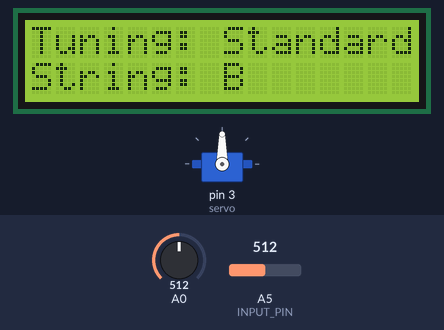
Recording of a sketch running on a simulated Arduino Uno, built with avr-gcc and run on an emulated ATmega328P. On the bench: 16×2 character LCD, servo. The test bench sets the inputs (shaded band); at power-on: A5 (INPUT_PIN) = 512, A0 = 512. What the sketch prints to the serial monitor is not drawn.

Above: at 2.7 s.
2.8 s: A5 (INPUT_PIN) set to 271
5.8 s: A5 (INPUT_PIN) set to 238
At 6.08 s:
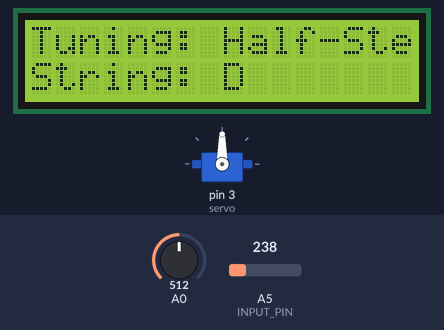
8.6 s: A5 (INPUT_PIN) set to 266
At 9.55 s:
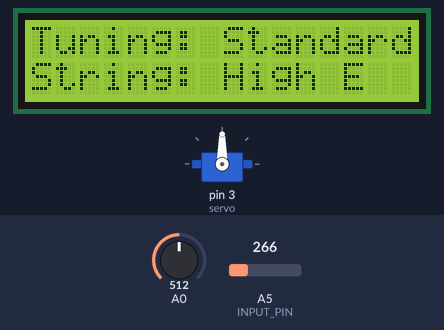
11.6 s: A0 set to 791
13.1 s: A0 set to 814
At 15.6 s:
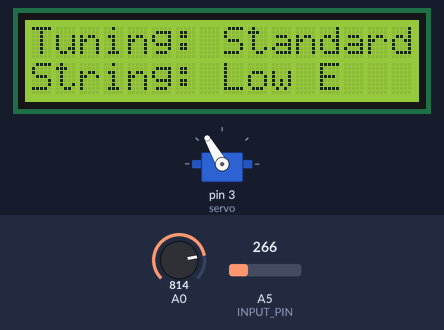
16.1 s: A5 (INPUT_PIN) set to 246
At 17.4 s:
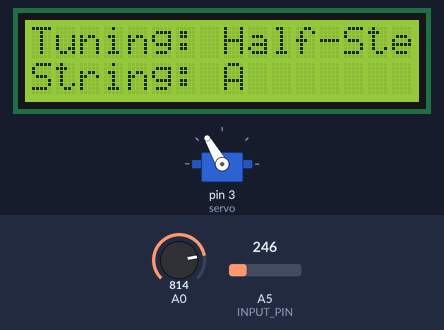
Timing chart, 0 to 20.1 s (numbered marks = the images above; inputs shaded):
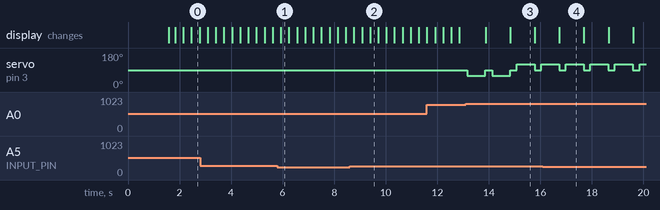

The sketch:

simulatedsensorM2.ino
```cpp
#include <LiquidCrystal.h>
#include <Servo.h>

#define SAMPLES 8  // Further reduce the number of samples
#define SAMPLING_FREQUENCY 2048
#define INPUT_PIN A5

float vReal[SAMPLES]; // Real values array

// LCD Setup: (RS, E, D4, D5, D6, D7)
LiquidCrystal lcd(7, 8, 9, 10, 11, 12);

Servo servo;

// Guitar Tunings
const char tuningNames[][17] = {"Standard", "Half-Step Down", "Drop D"};
const double tuningFrequencies[][6] = {
  {82.41, 110.00, 146.83, 196.00, 246.94, 329.63},  // Standard E
  {77.78, 103.83, 138.59, 185.00, 233.08, 311.13},  // Half-Step Down
  {82.41, 110.00, 146.83, 196.00, 246.94, 329.63}   // Drop D (Low E → D)
};

int tuningIndex = 0;
int stringIndex = 0;
int samplingPeriod;

void setup() {
  Serial.begin(9600);

  // Initialize LCD
  lcd.begin(16, 2);
  lcd.print("Guitar Tuner By:");
  lcd.setCursor(1,0);
  lcd.print("Jaymes Goddard");

  // Button & Servo Setup
  pinMode(INPUT_PIN, INPUT);
  servo.attach(3);

  samplingPeriod = round(1000000 * (1.0 / SAMPLING_FREQUENCY));

  delay(1500);
  displayTuning();
}

void loop() {
  int result = readAnalogButton();
  if (result == 1){
    //tuningbutton
    tuningIndex = (tuningIndex + 1) % 3;
    displayTuning();
  }
  if (result == 2){
    //string button
    stringIndex = (stringIndex + 1) % 6;
    displayTuning();
  }
  Serial.print(result);
  // Run the tuning logic
  double peak = getPeakFrequency();
  Serial.print(peak);
  tuneString(peak, tuningFrequencies[tuningIndex][stringIndex]);
}

// Zero-Crossing Detection to Get Peak Frequency
double getPeakFrequency() {
  Serial.println("Starting getPeakFrequency");
  Serial.print("Available memory before loop: ");
  Serial.println(availableMemory());

  for (int i = 0; i < SAMPLES; i++) {
    vReal[i] = 512 + 100 * sin(2 * PI * i / SAMPLES);  // Simulated sinusoidal data
    Serial.print("vReal[");
    Serial.print(i);
    Serial.print("]: ");
    Serial.println(vReal[i]);

    delayMicroseconds(samplingPeriod);  // Simplified delay with delayMicroseconds
  }
  Serial.println("Finished for loop");

  // Zero-Crossing Detection
  int zeroCrossings = 0;
  for (int i = 1; i < SAMPLES; i++) {
    if ((vReal[i - 1] < 512 && vReal[i] >= 512) || (vReal[i - 1] >= 512 && vReal[i] < 512)) {
      zeroCrossings++;
    }
  }
  Serial.print("Zero crossings: ");
  Serial.println(zeroCrossings);

  double peakFrequency = (zeroCrossings / 2.0) * (SAMPLING_FREQUENCY / SAMPLES);
  Serial.print("Peak frequency: ");
  Serial.println(peakFrequency);

  Serial.println("Finished getPeakFrequency");
  return peakFrequency;
}

// Tuning Logic
void tuneString(double peak, double targetFreq) {
  double tolerance = 2.0;
  if (analogRead(A0) < 805) {
    servo.write(90);
  } else if (peak < targetFreq - tolerance) {
    servo.write(60);
    delay(700);
    servo.write(90);
  } else if (peak > targetFreq + tolerance) {
    servo.write(120);
    delay(700);
    servo.write(90);
  } else {
    displayDone();
  }
}

// Display Current Tuning & String on LCD
void displayTuning() {
  lcd.clear();
  lcd.setCursor(0, 0);
  lcd.print("Tuning: ");
  lcd.print(tuningNames[tuningIndex]);

  const char stringNames[][7] = {"Low E", "A", "D", "G", "B", "High E"};
  lcd.setCursor(0, 1);
  lcd.print("String: ");
  lcd.print(stringNames[stringIndex]);
}

// Show "Tuned" Message
void displayDone() {
  lcd.clear();
  lcd.setCursor(2, 0);
  lcd.print("IN TUNE!");
  delay(1000);
  displayTuning();
}

// Read Buttons
int readAnalogButton() {
  int button = analogRead(INPUT_PIN);
  if (button > 921) return 0;
  if (button < 256) return 1;
  if (button < 598) return 2;
}

int availableMemory() {
    // Use 1024 with ATmega168
    int size = 2048;
    byte *buf;
    while ((buf = (byte *) malloc(--size)) == NULL);
        free(buf);
    return size;
}
```

Measured:
- the behaviour switches between 256 and 255 on A5 (INPUT_PIN) (found by bisection; images 0 and 1)
- the behaviour switches between 804 and 805 on A0 (found by bisection; images 2 and 3)
- after the input at 5.8 s, the display: changes after 0.13 s (image 1)
- after the input at 8.6 s, the display: first changes after 0.17 s (image 2 shows a later state)
- after the input at 13.1 s, servo on pin 3 (servo): 90° → 60° after 0.07 s, → 90° 0.70 s later, → 60° 0.25 s later, → 90° 0.70 s later, … (7 changes in this stretch)
- after the input at 16.1 s, the display: changes after 0.64 s (image 4)
- what the display in image 3 shows lasts 1.0 s, from 14.8 s to 15.8 s
